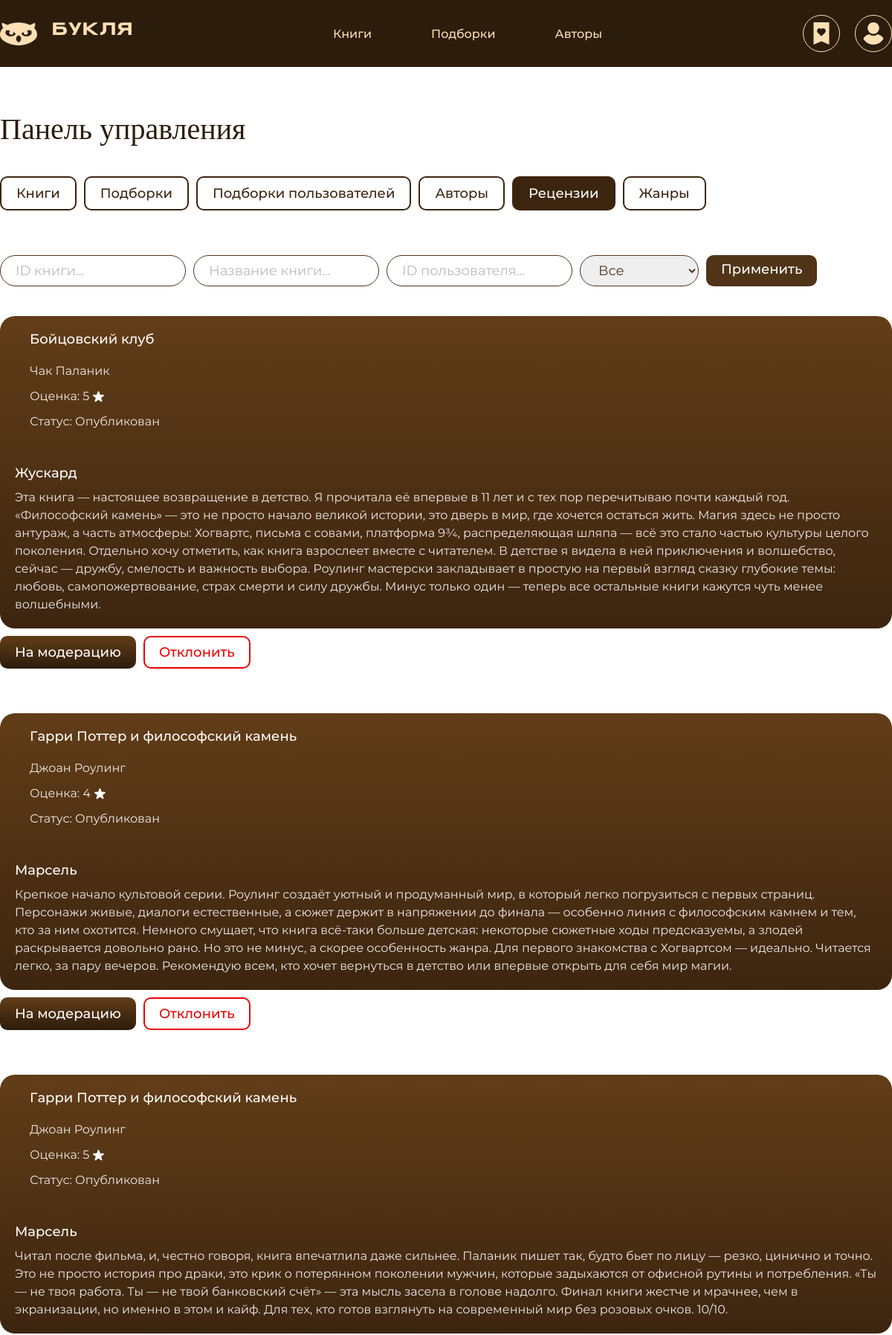
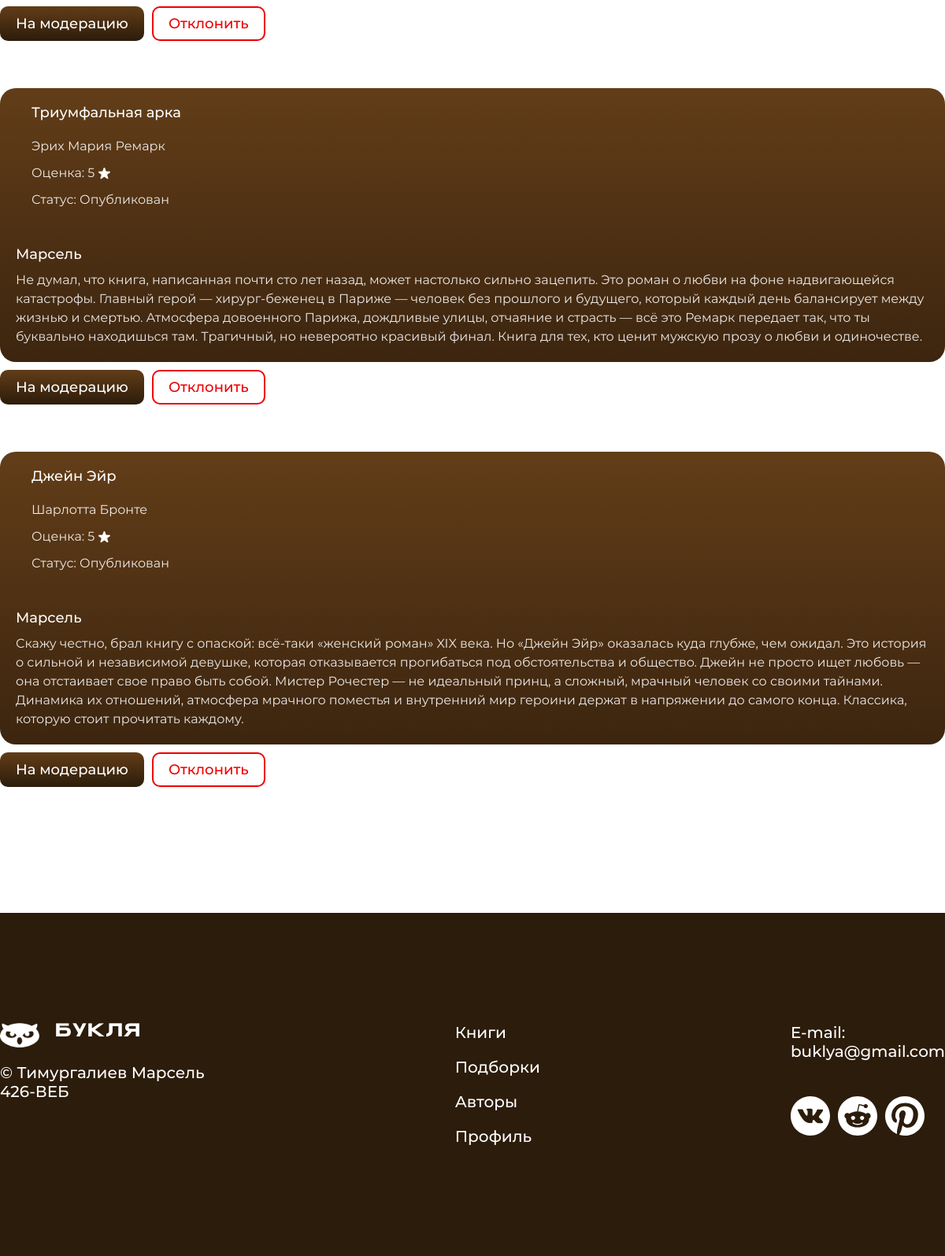
The app's page /?page=managePanel&manage=reviews (signed in) with its own data (2 pictures, top to bottom).
### tables this page shows
CREATE TABLE `books` (
  `id` int NOT NULL,
  `title` varchar(255) NOT NULL,
  `author` varchar(255) NOT NULL,
  `genre` varchar(255) NOT NULL,
  `annotation` text NOT NULL,
  `year` int NOT NULL,
  `translate` varchar(255) NOT NULL,
  `img` varchar(255) NOT NULL
);

CREATE TABLE `reviews` (
  `id` int NOT NULL,
  `user_id` int NOT NULL,
  `rating` int NOT NULL,
  `text` text NOT NULL,
  `book_id` int NOT NULL,
  `status` varchar(255) NOT NULL DEFAULT 'На модерации'
);

CREATE TABLE `users` (
  `id` int NOT NULL,
  `name` varchar(255) NOT NULL,
  `email` varchar(255) NOT NULL,
  `password` varchar(255) NOT NULL,
  `img` varchar(255) DEFAULT NULL,
  `role` varchar(255) NOT NULL DEFAULT 'user'
);

### php/loginControl.php (called while the page is built, shortened)
<?php
    if(isset($_SESSION['userID'])) {
        $sql = "SELECT * FROM users WHERE id = ?";
        $stmt = $connect->prepare($sql);
        $stmt->execute([$_SESSION['userID']]);
        $USER = $stmt->fetch(PDO::FETCH_ASSOC);
    }
?>

### pages/admin/manageReviews.php (the view, shortened to what this page needs)
<?php
    $sql = "SELECT * FROM reviews";
    $stmt = $connect->prepare($sql);
    $stmt->execute([]);
    $reviews = $stmt->fetchAll(PDO::FETCH_ASSOC);
    $sql = "SELECT b.* FROM books b JOIN reviews r ON b.id = r.book_id";
    $stmt = $connect->prepare($sql);
    $stmt->execute([]);
    $books = $stmt->fetchAll(PDO::FETCH_ASSOC);
    $sql = "SELECT u.* FROM users u JOIN reviews r ON u.id = r.user_id";
    $stmt = $connect->prepare($sql);
    $stmt->execute([]);
    $users = $stmt->fetchAll(PDO::FETCH_ASSOC);
?>
<main class="manageReviewsPage">
    <div class="catHeader">
        <div class="filters cont">
            <input type="number" placeholder="ID книги...">
            <input type="text" placeholder="Название книги...">
            <input type="number" placeholder="ID пользователя...">
            <select>
                <option>Все</option>
            </select>
            <a href="#">Применить</a>
        </div>
    </div>
    <div class="myReviews cont">
        <?php for($i = 0; $i < count($reviews); $i += 1) { ?>
        <div class="myReview">
            <div class="myReviewBody">
                <div class="myReviewHead">
                    <div class="myReviewInfo">
                        <h1><?= $books[$i]['title'] ?></h1>
                        <p><?= $books[$i]['author'] ?></p>
                        <div class="rating">
                            <p>Оценка: <?= $reviews[$i]['rating'] ?></p>
                        </div>
                        <p>Статус: <?= $reviews[$i]['status'] ?></p>
                    </div>
                </div>
                <h1><?= $users[$i]['name'] ?></h1>
                <p><?= $reviews[$i]['text'] ?></p>
            </div>
            <form method="post" class="myReviewOptions">
                <?php if($reviews[$i]['status'] != "На модерации") { ?>
                <button name="moderate" class="button">На модерацию</button>
                <?php } if($reviews[$i]['status'] != "Опубликован") { ?>
                <?php } if($reviews[$i]['status'] != "Отклонен") { ?>
                <button name="reject" class="redbutton">Отклонить</button>
                <?php } ?>
            </form>
        </div>
        <?php } ?>
    </div>
</main>

### index.php (shortened to what this page needs)
<?php
    include('php/connectDB.php');
    include('php/loginControl.php');
?>
<!DOCTYPE html>
<html lang="en">
<head>
    <link rel="stylesheet" href="style.css">
</head>
<body>
<?php
    if (isset($_GET['page']) && $_GET['page'] != 'main') include('pages/components/header.php');
?>
<?php
    if (isset($_GET['page'])) {
        if (isset($USER) && $USER['role'] == 'admin') {
            if ($_GET['page'] == 'managePanel') include('pages/admin/managePanel.php');
        } elseif (!isset($USER)) {
            if ($_GET['page'] == 'reg') include('pages/user/reg.php');
            elseif ($_GET['page'] == 'login') include('pages/user/login.php');
        }
    } else {
        include('pages/components/main.php');
    }
    include('pages/components/footer.php');
?>
</body>
</html>

### pages/components/header.php (shortened to what this page needs)
<div class="headerBlock">
    <header class="cont">
        <a href="?page=main" class="logo">
            <img src="../assets/images/logo.png" alt="">
            <h1>Букля</h1>
        </a>
        <nav class="desktop">
            <a href="?page=main#books">Книги</a>
            <a href="?page=main#collections">Подборки</a>
            <a href="?page=main#authors">Авторы</a>
        </nav>
            <?php if (isset($USER)) { ?>
                <div class="headerOptions desktop">
                    <a href="?page=myCollections" class="headerOption">
                    </a>
                    <a href="?page=profile" class="headerOption">
                    </a>
                </div>
            <?php } ?>
    </header>
</div>

### pages/admin/managePanel.php
<body>
        <h1 class="titleBrown cont">Панель управления</h1>
        <div class="manageTabs cont">
            <a href="?page=managePanel" <?php if(!isset($_GET['manage'])) { ?>class="active"<?php } ?>>Книги</a>
            <a href="?page=managePanel&manage=collections" <?php if(isset($_GET['manage']) && $_GET['manage'] == 'collections') { ?>class="active"<?php } ?>>Подборки</a>
            <a href="?page=managePanel&manage=userCollections" <?php if(isset($_GET['manage']) && $_GET['manage'] == 'userCollections') { ?>class="active"<?php } ?>>Подборки пользователей</a>
            <a href="?page=managePanel&manage=authors" <?php if(isset($_GET['manage']) && $_GET['manage'] == 'authors') { ?>class="active"<?php } ?>>Авторы</a>
            <a href="?page=managePanel&manage=reviews" <?php if(isset($_GET['manage']) && $_GET['manage'] == 'reviews') { ?>class="active"<?php } ?>>Рецензии</a>
            <a href="?page=managePanel&manage=genres" <?php if(isset($_GET['manage']) && $_GET['manage'] == 'genres') { ?>class="active"<?php } ?>>Жанры</a>
        </div>
        <?php
        if (isset($_GET['manage'])) {
            if ($_GET['manage'] == 'collections') include('pages/admin/manageCollections.php');
            elseif ($_GET['manage'] == 'userCollections') include('pages/admin/manageUserCollections.php');
            elseif ($_GET['manage'] == 'authors') include('pages/admin/manageAuthors.php');
            elseif ($_GET['manage'] == 'reviews') include('pages/admin/manageReviews.php');
            elseif ($_GET['manage'] == 'genres') include('pages/admin/manageGenres.php');
        }
        else include('pages/admin/manageBooks.php');
        ?>
</body>

### pages/components/footer.php (shortened to what this page needs)
<div class="footerBlock">
    <footer class="cont desktop tablet">
        <div class="copyright">
            <div class="logo">
                <img src="../assets/images/logoWhite.png" alt="">
                <h1>Букля</h1>
            </div>
            <p>© Тимургалиев Марсель<br>426-ВЕБ</p>
        </div>
        <nav>
            <a href="?page=main#books">Книги</a>
            <a href="?page=main#collections">Подборки</a>
            <a href="?page=main#authors">Авторы</a>
            <?php if(isset($USER)) { ?>
            <a href="?page=profile">Профиль</a>
            <?php } else { ?>
            <a href="?page=reg">Регистрация</a>
            <a href="?page=login">Войти</a>
            <?php } ?>
        </nav>
        <div class="contacts">
            <a href="mailto:buklya@gmail.com">E-mail:<br>buklya@gmail.com</a>
            <div class="socialMedia">
            </div>
        </div>
    </footer>
</div>

### style.css (style rules this page uses)
* { padding: 0; margin: 0; text-decoration: none; box-sizing: border-box; scroll-behavior: smooth; transition: 0.5s; }
body { overflow-x: hidden; }
.cont { max-width: 1320px; margin: 0 auto; }
.title, .titleBrown { font-size: 40px; font-family: Coolvetica; color: white; margin-bottom: 40px; font-weight: normal; }
.titleBrown { color: #2C1C0B; }
header { width: 100%; display: flex; align-items: center; justify-content: space-between; z-index: 1; }
header .logo, footer .logo { display: flex; gap: 20px; }
header .logo img, footer .logo img { width: 50px; }
header .logo h1, footer .logo h1 { font-family: Syncopate; font-size: 24px; color: #FFE0B5; font-weight: normal; }
header nav { display: flex; gap: 80px; }
header nav a { color: #FFE0B5; font-size: 16px; font-family: Montserrat-Medium; }
.headerOptions { display: flex; align-items: center; gap: 20px; }
.headerOption { width: 50px; height: 50px; border-radius: 50%; border: 1px solid #FFE0B5; display: flex; align-items: center; justify-content: center; cursor: pointer; }
.headerOptions .headerOption svg { width: 30px; height: 30px; }
footer { display: flex; justify-content: space-between; }
footer .logo { margin-bottom: 20px; }
footer .logo h1 { color: white; }
.copyright p, footer nav a, .contacts a { font-size: 20px; font-family: Montserrat-Medium; color: white; }
footer nav { display: flex; flex-direction: column; gap: 20px; }
.contacts { display: flex; flex-direction: column; gap: 40px; }
.socialMedia { display: flex; gap: 10px; }
.socialMedia svg { cursor: pointer; width: 50px; }
.headerBlock { background-color: #2C1C0B; padding-top: 20px; padding-bottom: 20px; }
.headerBlock { margin-bottom: 60px; }
.footerBlock { margin-top: 160px; background-color: #2C1C0B; padding-top: 140px; padding-bottom: 140px; }
.filters { display: flex; gap: 10px; }
.filters input, .filters select { border: 1px solid #503417; border-radius: 100px; padding: 8px 20px; width: 250px; outline: none; font-size: 18px; font-family: Montserrat-Regular; color: #503417; }
.filters select { width: 160px; }
.filters input::placeholder { opacity: 50%; }
.filters a { color: white; font-size: 18px; padding: 8px 20px; font-family: Montserrat-Medium; border-radius: 10px; background-color: #503417; }
.button { padding: 10px 20px; border-radius: 10px; background: linear-gradient(#623D18, #2C1C0B); font-family: Montserrat-Medium; font-size: 18px; color: white; border: none; cursor: pointer; }
.redbutton { border: 2px solid #ED0000; color: #ED0000; padding: 9px 19px; font-family: Montserrat-Medium; font-size: 18px; border-radius: 10px; background-color: transparent; }
.myReviews { display: flex; flex-direction: column; gap: 60px; }
.myReview { display: flex; flex-direction: column; gap: 10px; }
.myReviewBody { padding: 20px; border-radius: 20px; background: linear-gradient(#623D18, #3C250F); }
.myReviewHead { display: flex; gap: 20px; }
.myReviewInfo { display: flex; flex-direction: column; gap: 10px; }
.myReviewInfo h1 { font-weight: normal; font-family: Montserrat-Semibold; font-size: 20px; color: white; }
.myReviewInfo p { font-size: 16px; font-family: Montserrat-Regular; color: white; }
.myReviewInfo .rating { display: flex; gap: 5px; align-items: center; }
.myReviewBody p { font-size: 16px; color: white; font-family: Montserrat-Regular; line-height: 24px; opacity: 90%; }
.myReviewOptions { display: flex; gap: 10px; }
.manageTabs { display: flex; gap: 10px; margin-bottom: 60px; }
.manageTabs a { color: #3C250F; font-family: Montserrat-Medium; font-size: 18px; border: 2px solid #3C250F; border-radius: 10px; padding: 10px 20px; }
.manageTabs a:hover, .manageTabs a.active { background-color: #3C250F; color: white; }
.manageBooksPage .filters, .manageCollectionsPage .filters,.manageAuthorsPage .filters, .manageCollectionsPage .filters,.manageReviewsPage .filters { margin-bottom: 40px; }
.manageReviewsPage .myReviewBody h1 { color: white; margin-bottom: 10px; font-family: Montserrat-Medium; font-size: 18px; font-weight: normal; }
.manageReviewsPage .myReviewOptions { display: flex; gap: 10px; }

### records on screen
reviews: rating "5", status "Опубликован", text "Эта книга — настоящее возвращение в детство. Я прочитала её впервые в 11 лет и с тех пор перечитываю почти каждый год. «Философский камень» — это не просто начало великой истории, это дверь в мир, где хочется остаться жить. Магия здесь не просто антураж, а часть атмосферы: Хогвартс, письма с совами, платформа 9¾, распределяющая шляпа — всё это стало частью культуры целого поколения. Отдельно хочу отметить, как книга взрослеет вместе с читателем. В детстве я видела в ней приключения и волшебство, сейчас — дружбу, смелость и важность выбора. Роулинг мастерски закладывает в простую на первый взгляд сказку глубокие темы: любовь, самопожертвование, страх смерти и силу дружбы. Минус только один —…", shows "На модерацию", shows "Отклонить"
books: title "Бойцовский клуб", author "Чак Паланик"
users: name "Жускард"
reviews: book.title "Гарри Поттер и философский камень", book.author "Джоан Роулинг", rating "4", status "Опубликован", text "Крепкое начало культовой серии. Роулинг создаёт уютный и продуманный мир, в который легко погрузиться с первых страниц. Персонажи живые, диалоги естественные, а сюжет держит в напряжении до финала — особенно линия с философским камнем и тем, кто за ним охотится. Немного смущает, что книга всё-таки больше детская: некоторые сюжетные ходы предсказуемы, а злодей раскрывается довольно рано. Но это не минус, а скорее особенность жанра. Для первого знакомства с Хогвартсом — идеально. Читается легко, за пару вечеров. Рекомендую всем, кто хочет вернуться в детство или впервые открыть для себя мир магии.", shows "На модерацию", shows "Отклонить"
users: name "Марсель"
reviews: rating "5", status "Опубликован", user.name "Марсель", text "Читал после фильма, и, честно говоря, книга впечатлила даже сильнее. Паланик пишет так, будто бьет по лицу — резко, цинично и точно. Это не просто история про драки, это крик о потерянном поколении мужчин, которые задыхаются от офисной рутины и потребления. «Ты — не твоя работа. Ты — не твой банковский счёт» — эта мысль засела в голове надолго. Финал книги жестче и мрачнее, чем в экранизации, но именно в этом и кайф. Для тех, кто готов взглянуть на современный мир без розовых очков. 10/10.", shows "На модерацию", shows "Отклонить"
books: title "Гарри Поттер и философский камень", author "Джоан Роулинг"
reviews: book.title "Триумфальная арка", book.author "Эрих Мария Ремарк", rating "5", status "Опубликован", user.name "Марсель", text "Не думал, что книга, написанная почти сто лет назад, может настолько сильно зацепить. Это роман о любви на фоне надвигающейся катастрофы. Главный герой — хирург-беженец в Париже — человек без прошлого и будущего, который каждый день балансирует между жизнью и смертью. Атмосфера довоенного Парижа, дождливые улицы, отчаяние и страсть — всё это Ремарк передает так, что ты буквально находишься там. Трагичный, но невероятно красивый финал. Книга для тех, кто ценит мужскую прозу о любви и одиночестве.", shows "На модерацию", shows "Отклонить"
reviews: book.title "Джейн Эйр", book.author "Шарлотта Бронте", rating "5", status "Опубликован", user.name "Марсель", text "Скажу честно, брал книгу с опаской: всё-таки «женский роман» XIX века. Но «Джейн Эйр» оказалась куда глубже, чем ожидал. Это история о сильной и независимой девушке, которая отказывается прогибаться под обстоятельства и общество. Джейн не просто ищет любовь — она отстаивает свое право быть собой. Мистер Рочестер — не идеальный принц, а сложный, мрачный человек со своими тайнами. Динамика их отношений, атмосфера мрачного поместья и внутренний мир героини держат в напряжении до самого конца. Классика, которую стоит прочитать каждому.", shows "На модерацию", shows "Отклонить"
